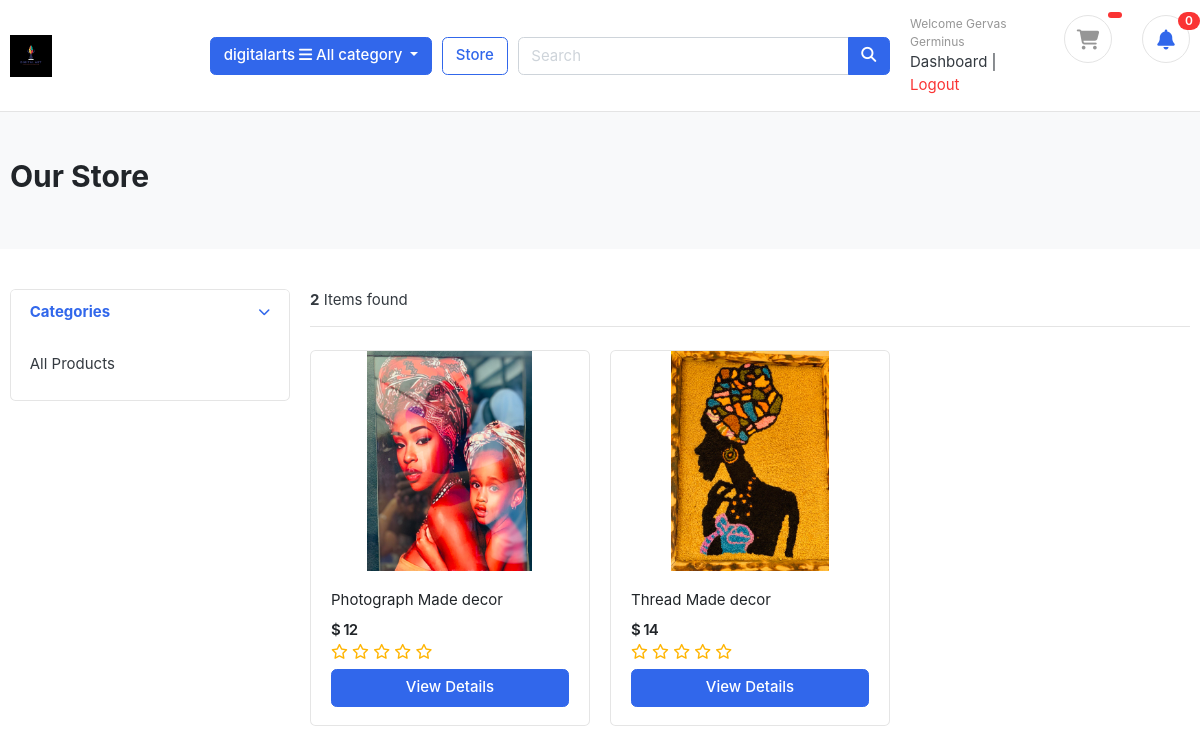
The app's page /store/ (signed in) with its own data.
### accounts/models.py (models this page shows, shortened)
class Account(AbstractUser):
    STATUS_CHOICES = [
        ('pending', 'Pending'),
        ('accepted', 'Accepted'),
        ('rejected', 'Rejected'),
    ]
    first_name = models.CharField(max_length=255)
    last_name = models.CharField(max_length=255)
    username = models.CharField(max_length=255, unique=True) # unique=True means that no two users can have the same username
    email = models.EmailField(unique=True) # unique=True means that no two users can have the same email address
    phone_number = models.CharField(max_length=10, validators=[validate_phone_number])
    address = models.CharField(max_length=255, blank=True)
    city = models.CharField(max_length=255, blank=True)
    county = models.CharField(max_length=255, blank=True)
    status = models.CharField(max_length=10, choices=STATUS_CHOICES, default='pending')
    is_vendor = models.BooleanField(default=False)
    USERNAME_FIELD = 'email' # username field
    REQUIRED_FIELDS = ['username', 'first_name', 'last_name'] # required when user is created
    class Meta:
        verbose_name = 'Customers'
        verbose_name_plural = 'Customers'

### store/models.py (models this page shows, shortened)
class Product(models.Model):
    product_name = models.CharField(max_length=100, unique=True)
    slug = models.SlugField(max_length=100, unique=True)
    product_description = models.TextField(max_length=500, blank=True)
    price = models.IntegerField()
    image = models.ImageField(upload_to='photos/products')
    stock = models.IntegerField()
    is_available = models.BooleanField(default=True)
    category = models.ForeignKey(Category, on_delete=models.CASCADE)
    created_date = models.DateTimeField(auto_now_add=True)
    modified_date = models.DateTimeField(auto_now=True)
    def get_url(self):
        return reverse('product_detail', args=[self.category.slug, self.slug])
    def averageReview(self):
        reviews = ReviewRating.objects.filter(product=self, status=True)
        average = reviews.aggregate(average=models.Avg('rating'))
        avg = 0
        if average['average'] is not None:
            avg = float(average['average'])
        return avg

### store/views.py (the view)
# urls.py: path('store/', include('store.urls')), # new
def store(request, category_slug=None):
    categories = None
    products = None
    if category_slug != None:
        categories = get_object_or_404(Category, slug=category_slug)
        products = Product.objects.filter(category=categories, is_available=True).order_by('-created_date')
        paginator = Paginator(products, 6)
        page = request.GET.get('page')
        paged_products = paginator.get_page(page)
        product_count = products.count()
    else:
        products = Product.objects.all().filter(is_available=True).order_by('-created_date')
        paginator = Paginator(products, 6)
        page = request.GET.get('page')
        paged_products = paginator.get_page(page)
        product_count = products.count()
    context = {
        'products': paged_products,
        'product_count': product_count,
    }
    return render(request, 'store/store.html', context)

### templates/store/store.html (shortened to what this page needs)
{% extends 'base.html' %} {% load static %} {% block title %}Store{% endblock %}
{% block content %}
<section class="section-pagetop bg">
  <div class="container">
    {% if 'search' in request.path %}
    <h2 class="title-page">Search Results</h2>
    {% else %}
    <h2 class="title-page">Our Store</h2>
    {% endif %}
  </div>
</section>
<section class="section-content padding-y">
  <div class="container">
    <div class="row">
      <aside class="col-md-3">
        <div class="card">
          <article class="filter-group">
            <header class="card-header">
              <a
                href="#"
                data-toggle="collapse"
                data-target="#collapse_1"
                aria-expanded="true"
                class=""
              >
                <i class="icon-control fa fa-chevron-down"></i>
                <h6 class="title">Categories</h6>
              </a>
            </header>
            <div class="filter-content collapse show" id="collapse_1" style="">
              <div class="card-body">
                <ul class="list-menu">
                  <li><a href="{% url 'store' %}"> All Products </a></li>
                </ul>
              </div>
            </div>
          </article>
        </div>
      </aside>
      <main class="col-md-9">
        <header class="border-bottom mb-4 pb-3">
          <div class="form-inline">
            <span class="mr-md-auto"
              ><b>{{product_count}}</b> Items found
            </span>
          </div>
        </header>
        <div class="row">
          {% if products %}
          {% for product in products %}
          <div class="col-md-4">
            <figure class="card card-product-grid">
              <div class="img-wrap">
                <a href="{{product.get_url}}">
                  <img src="{{product.image.url}}" />
                </a>
              </div>
              <figcaption class="info-wrap">
                <div class="fix-height">
                  <a href="{{product.get_url}}" class="title">
                    {{product.product_name}}
                  </a>
                  <div class="price-wrap mt-2">
                    <span class="price"> $ {{product.price}} </span>
                  </div>
                  <div class="rating-star">
                    <span>
                      <i class="fa fa-star{% if product.averageReview < 0.5 %}-o{% elif product.averageReview >= 0.5 and product.averageReview < 1 %}-half-o{% endif %}" aria-hidden="true"></i>
                      <i class="fa fa-star{% if product.averageReview < 1.5 %}-o{% elif product.averageReview >= 1.5 and product.averageReview < 2 %}-half-o{% endif %}" aria-hidden="true"></i>
                      <i class="fa fa-star{% if product.averageReview < 2.5 %}-o{% elif product.averageReview >= 2.5 and product.averageReview < 3 %}-half-o{% endif %}" aria-hidden="true"></i>
                      <i class="fa fa-star{% if product.averageReview < 3.5 %}-o{% elif product.averageReview >= 3.5 and product.averageReview < 4 %}-half-o{% endif %}" aria-hidden="true"></i>
                      <i class="fa fa-star{% if product.averageReview < 4.5 %}-o{% elif product.averageReview >= 4.5 and product.averageReview < 5 %}-half-o{% endif %}" aria-hidden="true"></i>
                    </span>
                  </div>
                </div>
                <a href="{{product.get_url}}" class="btn btn-block btn-primary"
                  >View Details</a
                >
              </figcaption>
            </figure>
          </div>
          {% endfor %}
          {% else %}
          <div class="col-md-12">
            <h3>No Products Found</h3>
          </div>
          {% endif %}
        </div>
      </main>
    </div>
  </div>
</section>
{% endblock %}

### templates/includes/navbar.html (shortened to what this page needs)
{% load static %}
<header class="section-header">
  <section class="header-main border-bottom">
    <div class="container">
      <div class="row align-items-center">
        <div class="col-lg-2 col-md-3 col-6">
          <a href="{% url 'home' %}" class="brand-wrap">
            <img
              class="logo"
              src="{% static 'images/logo.jpg' %}"
              style="width:auto;height:auto;"
              alt="Logo"
            />
          </a>
        </div>
        <div class="col-lg col-sm col-md col-6 flex-grow-0">
          <div class="category-wrap dropdown d-inline-block float-right">
            <button
              type="button"
              class="btn btn-primary dropdown-toggle"
              data-toggle="dropdown"
            >digitalarts
              <i class="fa fa-bars"></i> All category
            </button>
          </div>
        </div>
        <a href="{% url 'store' %}" class="btn btn-outline-primary">Store</a>
        <div class="col-lg col-md-6 col-sm-12 col">
          <form action="{% url 'search' %}" class="search" method="GET">
            <div class="input-group w-100">
              <input
                type="text"
                class="form-control"
                style="width: 60%"
                placeholder="Search"
                name="keyword"
              />
              <div class="input-group-append">
                <button class="btn btn-primary" type="submit">
                  <i class="fa fa-search"></i>
                </button>
              </div>
            </div>
          </form>
        </div>
        <div class="col-lg-3 col-sm-6 col-8 order-2 order-lg-3">
          <div class="d-flex justify-content-end mb-3 mb-lg-0">
            <div class="widget-header">
              <div>
                {% if request.user.is_authenticated %}
                <small class="title text-muted"
                  >Welcome {{ user.first_name }} {{ user.last_name }}</small
                >
                {% if request.user.is_vendor == True %}
                <a href="{% url 'supplier_dashboard' %}">Dashboard</a>
                {% else %}
                <a href="{% url 'dashboard' %}">Dashboard</a>
                {% endif %}
                <span class="dark-transp"> | </span>
                <a class="text-danger" type="" href="{% url 'logout' %}"
                  >Logout</a
                >
                {% else %}
                <small class="title text-muted">Welcome Guest</small>
                <a href="{% url 'login' %}">Sign in</a>
                <span class="dark-transp"> | </span>
                <a href="{% url 'register' %}">Register</a>
                {% endif %}
              </div>
            </div>
            <a href="{% url 'cart' %}" class="widget-header pl-3 ml-3">
              <div class="icon icon-sm rounded-circle border">
                <i class="fa fa-shopping-cart"></i>
              </div>
              <span class="badge badge-pill badge-danger notify">
              </span>
            </a>
            <a href="{% url 'notification_count' %}" class="widget-header pl-3 ml-3">
              <div class="icon icon-sm rounded-circle border">
                <i class="fa fa-bell text-primary"></i>
              </div>
              <span class="badge badge-pill badge-danger notify">
                {{ arrival_count|default:0 }}
              </span>
            </a>
          </div>
        </div>
      </div>
    </div>
  </section>
</header>

### static/css/ui.css (style rules this page uses)
html { font-family: "Inter", sans-serif; font-size: 15px; }
.img-wrap { text-align: center; display: block; }
.img-wrap img { max-width: 100%; }
.price-wrap { letter-spacing: -0.7px; }
.icon-xs, .icon-sm, .icon-md, .icon-lg { display: inline-block; text-align: center; flex-shrink: 0; flex-grow: 0; }
.icon-sm { width: 48px; height: 48px; line-height: 48px !important; font-size: 20px; }
.padding-y { padding-top: 40px; padding-bottom: 40px; }
figure { margin-bottom: 0; }
article:after, .form-group:after { display: block; clear: both; content: ""; }
.bg { background-color: #f8f9fa; }
.title-page { color: #212529; }
.header-main { position: relative; padding-top: 1rem; padding-bottom: 1rem; }
.brand-wrap .logo, .navbar-brand .logo { margin-right: 7px; max-height: 42px; display: inline-block; }
.widget-header { display: inline-block; vertical-align: middle; position: relative; }
.widget-header a { color: #343a40; }
.widget-header i { color: #969696; }
.widget-header .title { display: block; }
.widget-header .notify { position: absolute; top: -3px; right: -10px; }
[class*=list-] li:after { visibility: hidden; display: block; content: ""; overflow: hidden; height: 0; clear: both; }
.list-menu { list-style: none; margin: 0; padding-left: 0; }
.list-menu li { margin-bottom: 5px; }
.list-menu a { color: #343a40; }
[class*=card-product] a.title { color: #212529; display: block; }
[class*=card-product] .img-wrap { overflow: hidden; position: relative; }
[class*=card-product] .img-wrap img { height: 100%; max-width: 100%; width: auto; display: inline-block; -o-object-fit: cover; object-fit: cover; }
.card-product-grid { margin-bottom: 20px; }
.card-product-grid .img-wrap { border-radius: 0.2rem 0.2rem 0 0; height: 220px; }
.card-product-grid .info-wrap { overflow: hidden; padding: 18px 20px; }
.card-product-grid .fix-height { height: 80px; overflow: hidden; }
.card .img-wrap { overflow: hidden; }
.notify { position: absolute; top: -4px; right: -10px; display: inline-block; padding: 0.25em 0.6em; font-size: 12px; line-height: 1; text-align: center; border-radius: 3rem; color: #fff; background-color: #fa3434; }
.price { font-weight: 600; color: #212529; }
.icon-control { margin-top: 5px; float: right; font-size: 80%; }
.card-header .title { margin-bottom: 0; line-height: 1.5; }
.filter-group { border-bottom: 1px solid #e4e4e4; }
.filter-group .card-header { border-bottom: 0; }
.filter-group:last-child { border-bottom: 0; }
.section-pagetop { padding: 45px 0; }

### static/css/custom.css (style rules this page uses)
.rating-star i { color: #ffb503; }

### records on screen
Account: first_name "Gervas", last_name "Germinus"
Product: image (picture), product_name "Photograph Made decor", price "12"
Product: image (picture), product_name "Thread Made decor", price "14"

### other values on screen
{{ arrival_count|default:0 }} "0"
{{ product_count }} "2"
